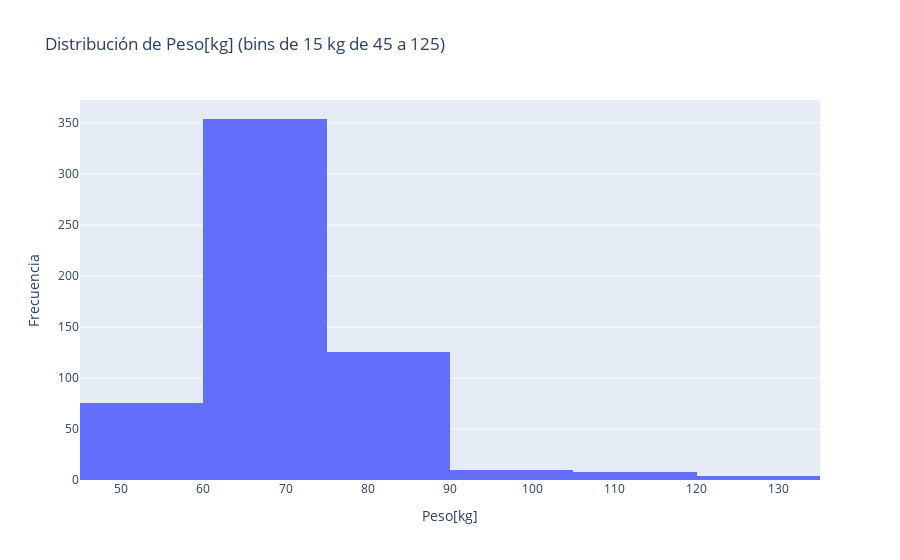

Here is the notebook cell this chart was saved with:
### Code cell
#eLIMINAMOS DEL df_completo_sin_NAN_interes LOS PESOS QUE SON nan y 0
df_completo_sin_NAN_interes = df_completo_sin_NAN_interes[df_completo_sin_NAN_interes["Peso[kg]"].notna() & (df_completo_sin_NAN_interes["Peso[kg]"] > 0)]


#Organizamos menor a mayor los valores unicos de Peso[kg] e imprimimos
pesos_unicos = sorted(df_completo_sin_NAN_interes["Peso[kg]"].unique())
print("Valores únicos de Peso[kg] (ordenados):", pesos_unicos)

#Has una distribucion con histograma de la columna Peso[kg] usando bins personalizados de 45 a 125 cada 5 kg
bins = np.arange(45, 130, 15)
fig4 = go.Figure()
fig4.add_trace(go.Histogram(
    x=df_completo_sin_NAN_interes["Peso[kg]"].dropna(),
    xbins=dict(start=45, end=125, size=15)
))
fig4.update_layout(
    title="Distribución de Peso[kg] (bins de 15 kg de 45 a 125)",
    xaxis_title="Peso[kg]",
    yaxis_title="Frecuencia",
)
fig4.show()

### Figure 1 — Plotly figure (JSON) as saved in the notebook; plotly's stock layout.template omitted (floating-point values rounded to 4 significant figures; data arrays with more than 128 entries replaced by an {"elided": "..."} marker saying what was removed)
{"data": [{"type": "histogram", "x": {"elided": "578 int values"}, "xbins": {"end": 125, "size": 15, "start": 45}}], "layout": {"title": {"text": "Distribución de Peso[kg] (bins de 15 kg de 45 a 125)"}, "xaxis": {"title": {"text": "Peso[kg]"}}, "yaxis": {"title": {"text": "Frecuencia"}}}}
